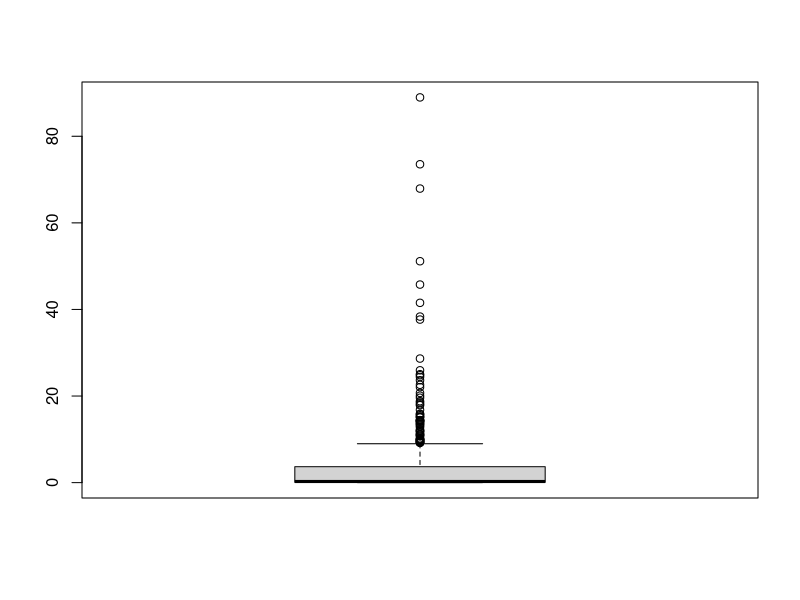
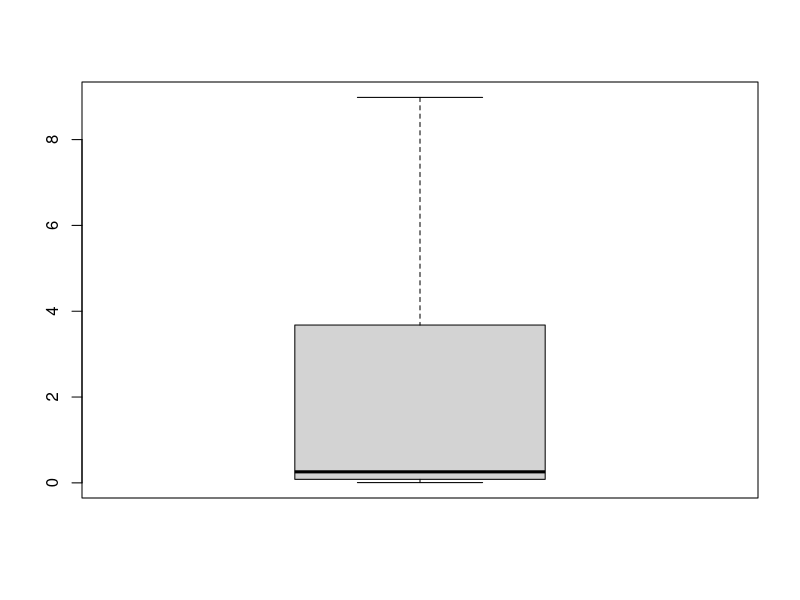
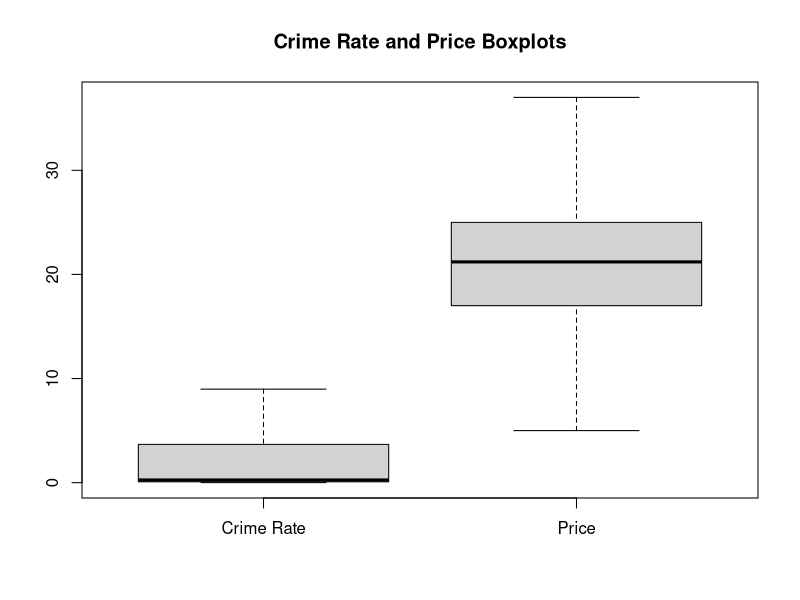
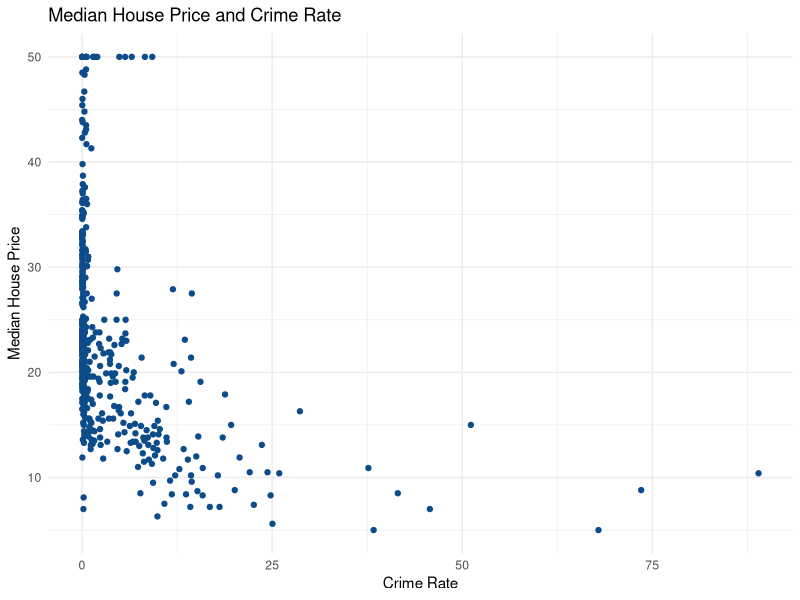
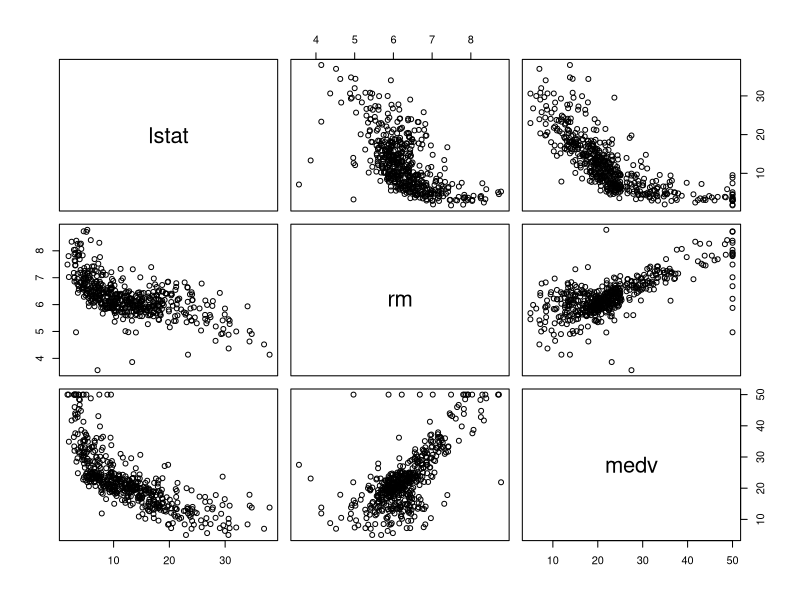
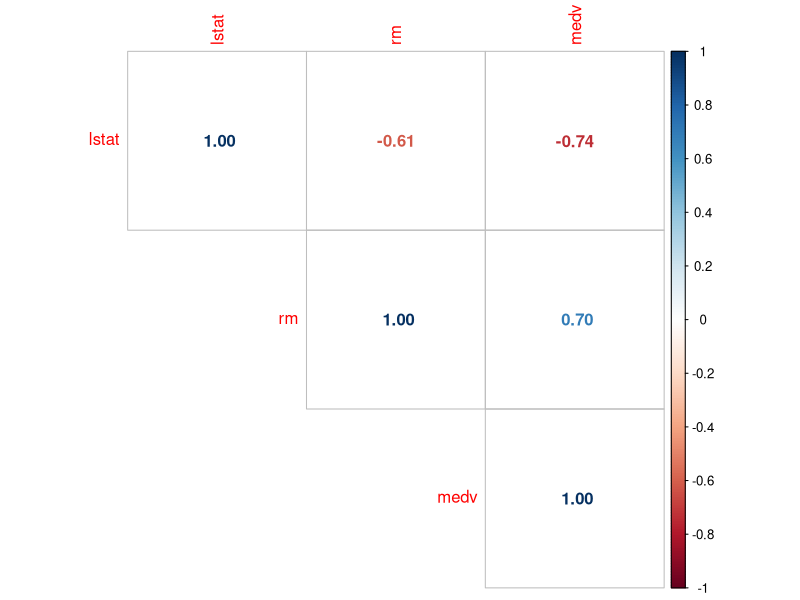
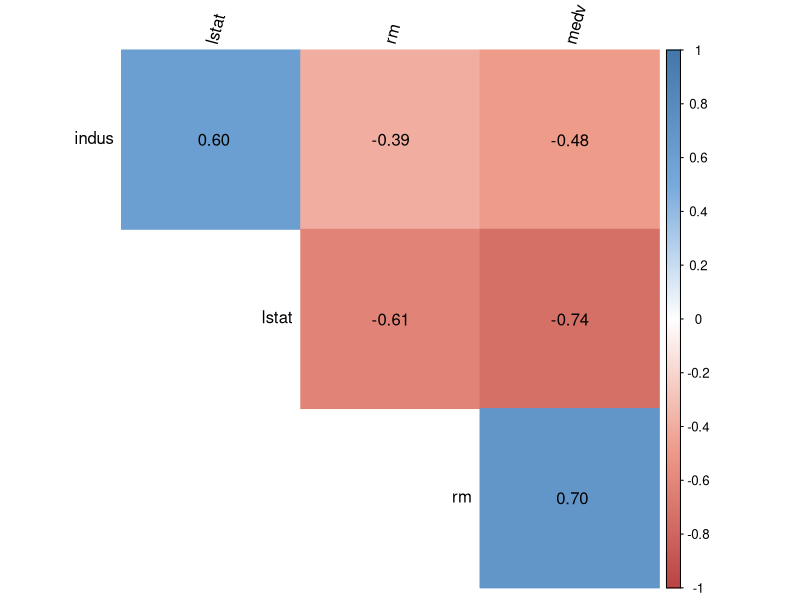
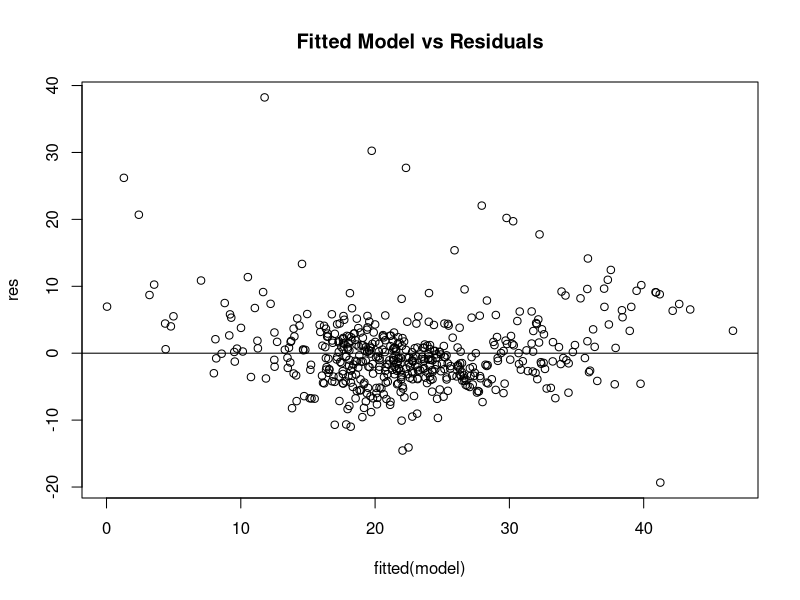

Generate these figures, in order, with R:
#The Boston Housing dataset includes housing prices and related factors in the Boston area. 
#The dataset was obtained from information collected by the U.S. Census Service concerning housing 
#in the area of Boston, Massachusetts. The dataset also comprises 506 observations on 14 variables.

#The variables include:
#Crim - The crim variable represents the per capita crime rate by town.
#Zn - The zn variable represents the proportion of residential land zoned for lots over 25,000 sq.ft.
#Indus - The indus variable represents the proportion of non-retail business acres per town.
#Chas - The chas variable represents whether the property is located along the Charles River or not.
#Nox - The nox variable represents the nitrogen oxides concentration (parts per 10 million) in the air.
#Rm -The rm variable represents the average number of rooms per dwelling.
#age: This variable represents the proportion of owner-occupied units built prior to 1940.
#Dis -The dis variable represents the weighted distances to five Boston employment centres.
#Rad - The rad variable represents the index of accessibility to radial highways.
#Tax - The tax variable represents the full-value property-tax rate per $10,000.
#Ptratio - The ptratio variable represents the pupil-teacher ratio by town.
#Black - The black variable represents the proportion of blacks by town.
#Lstat - The lstat variable represents the percentage of the lower status of the population.
#Medv - The medv variable represents the median value of owner-occupied homes in $1000s.

# descriptive statistics - boston data set
library(MASS)
data <- Boston
summary(data)
write.csv(summary(data),'results_descriptive_statistics.csv')
print("test")

#box plot
boxplot(data$crim)
boxplot(data$crim,outline = FALSE)
boxplot(data$crim,data$medv,outline = FALSE,names=c("Crime Rate","Price"), main = 'Crime Rate and Price Boxplots')


#correlation
#Pearson correlation is often used for quantitative continuous variables that have a linear relationship
#Spearman correlation (which is actually similar to Pearson but based on the ranked values for 
#each variable rather than on the raw data) is often used to evaluate relationships involving at 
#least one qualitative ordinal variable or two quantitative variables if the link is partially linear
#Kendall’s tau-b which is computed from the number of concordant and discordant pairs is often used for
#qualitative ordinal variables
cor(data$crim,data$medv,method = "spearman")
cor(data$crim,data$medv,method = "pearson")
cor(data$crim,data$medv,method = "kendall")

# correlation for all variables
# correlation for all variables
round(cor(data),digits = 2)




#scatterplot
# scatterplot
library(ggplot2)
ggplot(data) +
  aes(x = crim, y = medv) +
  geom_point(colour = '#0c4c8a') +
  theme_minimal()+
  ggtitle('Median House Price and Crime Rate')+
  xlab('Crime Rate')+
  ylab('Median House Price')


#scatter plot for various combinations
pairs(data[, c("lstat", "rm", "medv")])

# improved correlation matrix
library(corrplot)
corrplot(cor(data[, c("lstat", "rm", "medv")]),
         method = "number",
         type = "upper" # show only upper side
)

#correlogram
# do not edit
corrplot2 <- function(data,
                      method = "pearson",
                      sig.level = 0.05,
                      order = "original",
                      diag = FALSE,
                      type = "upper",
                      tl.srt = 90,
                      number.font = 1,
                      number.cex = 1,
                      mar = c(0, 0, 0, 0)) {
  library(corrplot)
  data_incomplete <- data
  data <- data[complete.cases(data), ]
  mat <- cor(data, method = method)
  cor.mtest <- function(mat, method) {
    mat <- as.matrix(mat)
    n <- ncol(mat)
    p.mat <- matrix(NA, n, n)
    diag(p.mat) <- 0
    for (i in 1:(n - 1)) {
      for (j in (i + 1):n) {
        tmp <- cor.test(mat[, i], mat[, j], method = method)
        p.mat[i, j] <- p.mat[j, i] <- tmp$p.value
      }
    }
    colnames(p.mat) <- rownames(p.mat) <- colnames(mat)
    p.mat
  }
  p.mat <- cor.mtest(data, method = method)
  col <- colorRampPalette(c("#BB4444", "#EE9988", "#FFFFFF", "#77AADD", "#4477AA"))
  corrplot(mat,
           method = "color", col = col(200), number.font = number.font,
           mar = mar, number.cex = number.cex,
           type = type, order = order,
           addCoef.col = "black", # add correlation coefficient
           tl.col = "black", tl.srt = tl.srt, # rotation of text labels
           # combine with significance level
           p.mat = p.mat, sig.level = sig.level, insig = "blank",
           # hide correlation coefficients on the diagonal
           diag = diag
  )
}

# edit from here
corrplot2(
  data = data[, c("indus","lstat", "rm", "medv")],
  method = "pearson",
  sig.level = 0.05,
  order = "original",
  diag = FALSE,
  type = "upper",
  tl.srt = 75
)

# significance of correlation
# Pearson correlation test
test <- cor.test(data$medv, data$rm)
test


# linear regression for different number of independent variables
model <- lm(medv ~ crim + zn + indus + chas + nox + rm+ age + dis+ rad+ tax+ptratio+black +lstat,data = data)
summary(model)
model <- lm(medv ~ crim + zn + indus + chas + nox + rm+ age + dis+ rad+ tax+ptratio+black,data = data)
summary(model)
model <- lm(medv ~ crim + zn + indus + chas + nox + rm+ age + dis+ rad+ tax+ptratio,data = data)
summary(model)
model <- lm(medv ~ crim + zn + indus + chas + nox + rm+ age + dis+ rad+ tax,data = data)
summary(model)
model <- lm(medv ~ crim + zn + indus + chas + nox + rm+ age + dis+ rad,data = data)
summary(model)
# residuals for the model
res <- resid(model) # get list of residuals
plot(fitted(model), res, main = "Fitted Model vs Residuals")
abline(0,0)
# qqplot for residuals
qqnorm(res)
#Create density plot of residuals
plot(density(res))













